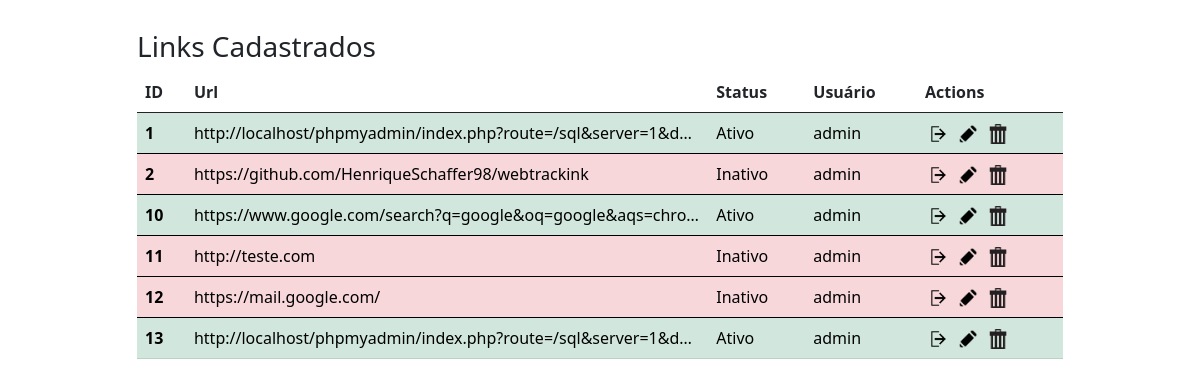
The page /Validations/list_links.php (signed in) on the database its author committed.
### tables this page shows
CREATE TABLE `link` (
  `id` int(11) NOT NULL,
  `url` varchar(300) DEFAULT NULL,
  `status` tinyint(1) DEFAULT NULL,
  `user_id` int(11) DEFAULT NULL
);

### src/Validations/list_links.php (the view, shortened to what this page needs)
<?php
require_once('../Config/database.php');
$idUser = $_SESSION['id_user'];
$query = "select * from link where user_id={$idUser}";
$result = mysqli_query($connection, $query);
?>
<!DOCTYPE html>
<html lang="pt-br">
<head>
    <link rel="stylesheet" href="../assets/css/bootstrap.css" />
</head>
<body>
    <div class="container">
        <div class="row row justify-content-md-center">
            <div class="col-sm-10">
            <h3>Links Cadastrados</h3>
                <table class="table table-hover">
                    <thead>
                        <tr>
                            <th scope="col">ID</th>
                            <th scope="col">Url</th>
                            <th scope="col">Status</th>
                            <th scope="col">Usuário</th>
                            <th scope="col">Actions</th>
                        </tr>
                    </thead>
                    <?php
                    while ($dataLink = mysqli_fetch_array($result)) {
                    ?>
                        <tbody>
                            <?php
                            if ($dataLink['status'] == 0) {
                                echo "<tr class='table-danger'>";
                            } else {
                                echo "<tr class='table-success'>";
                            }
                            ?>
                            <th scope="row"><?php $id_link = $dataLink['id'];
                                            echo $id_link;
                                            ?></td>
                            <td><?php echo $dataLink['url']; ?></td>
                            <td><?php
                                if ($dataLink['status'] == 1) {
                                    echo "Ativo";
                                } else {
                                    echo "Inativo";
                                }
                                ?></td>
                            <td><?php echo $_SESSION['username']; ?></td>
                            <td>
                                <a href="../Pages/view_link.php?id=<?= $dataLink['id'] ?>"><img src="../assets/img/entrar.png" alt="Entrar" width="20px" height="20px" /></a>
                                <a href="../Pages/update_link.php?id=<?= $dataLink['id'] ?>"><img src="../assets/img/editar.png" alt="Editar" width="20px" height="20px" /></a>
                                <a href="../Validations/delete_link.php?id=<?= $dataLink['id'] ?>" data-confirm="Tem certeza que deseja excluir o registro?"><img src="../assets/img/excluir.png" alt="Editar" width="20px" height="20px" /></a>
                            </td>
                            </tr>
                        </tbody>
                    <?php  } ?>
                </table>
            </div>
        </div>
    </div>
</body>
</html>

### rows shown on the page
link: id "1", url "http://localhost/phpmyadmin/index.php?route=/sql&server=1&d…", status "Ativo"
link: id "2", url "https://github.com/HenriqueSchaffer98/webtrackink", status "Inativo"
link: id "10", url "https://www.google.com/search?q=google&oq=google&aqs=chro…", status "Ativo"
link: id "11", url "http://teste.com", status "Inativo"
link: id "12", url "https://mail.google.com/", status "Inativo"
link: id "13", url "http://localhost/phpmyadmin/index.php?route=/sql&server=1&d…", status "Ativo"
